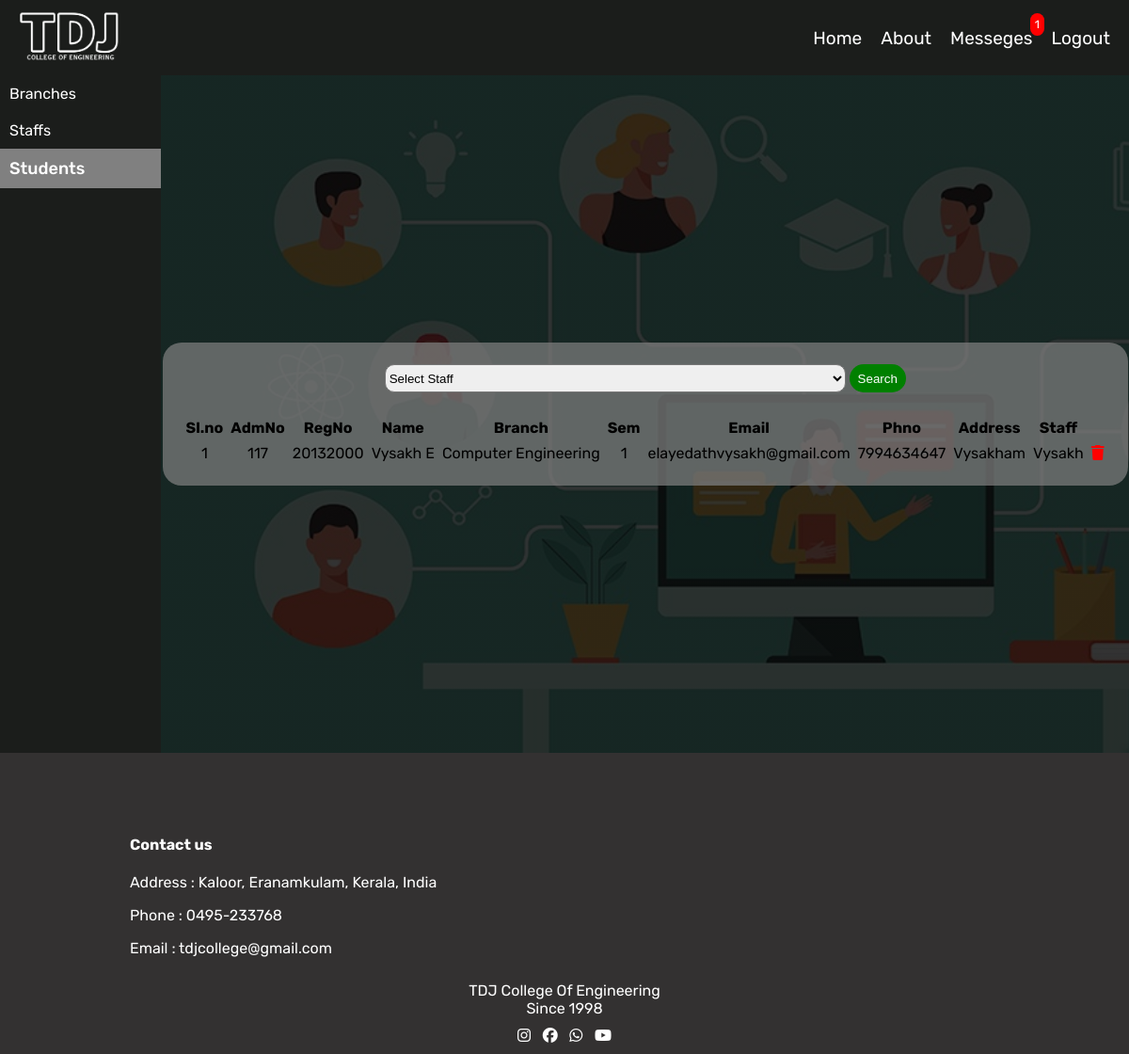
Page /viewstudents (signed in) on the earlier database version.
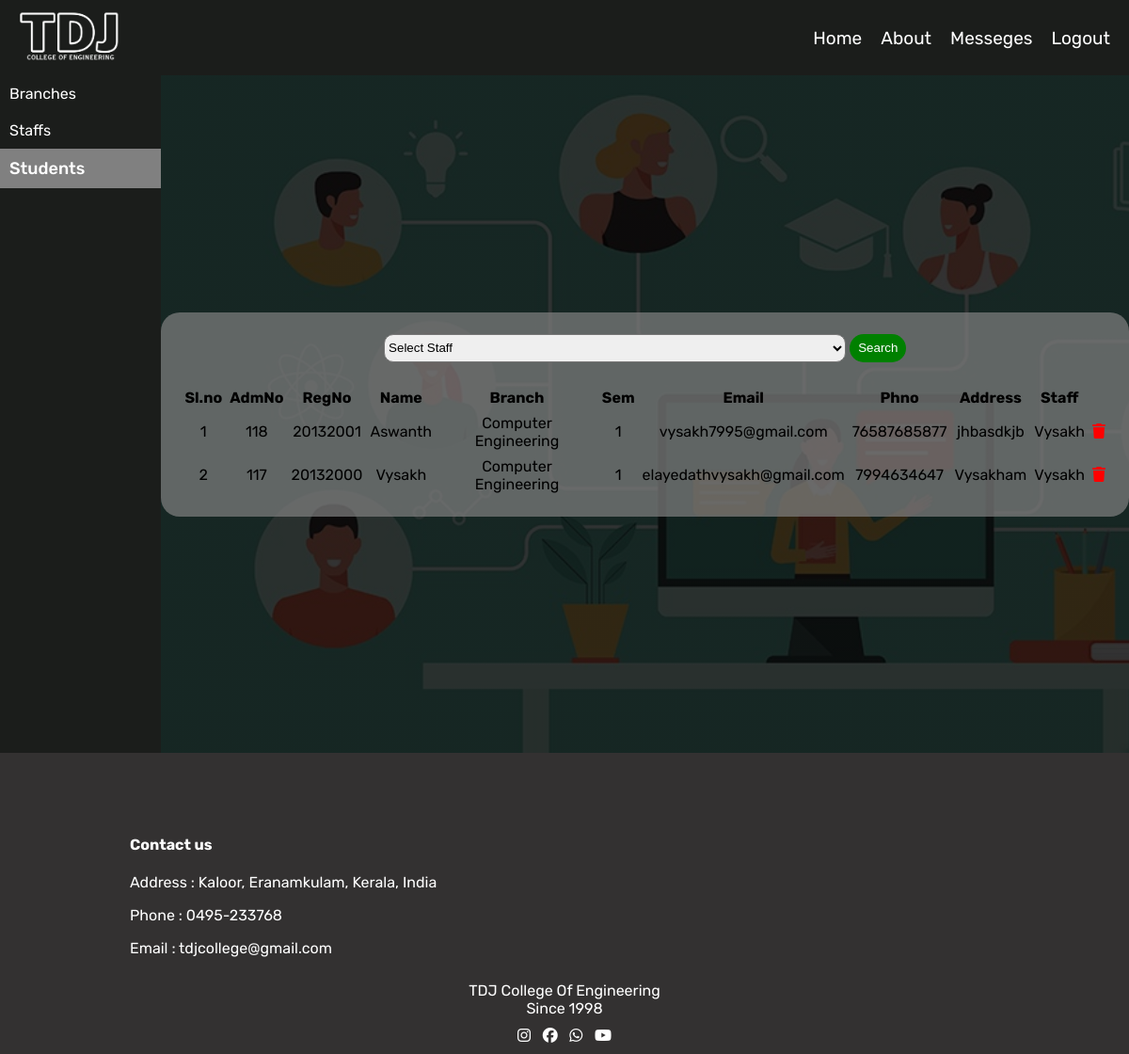
Same page on the later database version.
### app/models.py (models this page shows, shortened)
class Student(models.Model):
    staffname=models.ForeignKey(Staff,on_delete=models.CASCADE)
    bname=models.ForeignKey(Branches,on_delete=models.CASCADE)
    ssem=models.ForeignKey(Sem,on_delete=models.CASCADE)
    stname=models.TextField()
    stregno=models.TextField()
    stadmno=models.TextField()
    stemail=models.TextField()
    stphno=models.TextField()
    staddress=models.TextField()
    stpassword=models.TextField(null=True)
    setnewpsw=models.BooleanField(default=False)

class Branches(models. Model):
    aname=models.ForeignKey(admins,on_delete=models.CASCADE)
    bname=models.TextField()
    status=models.BooleanField(default=True)

class Sem(models.Model):
    semno=models.TextField()

class Staff(models.Model):
    aname=models.ForeignKey(admins,on_delete=models.CASCADE)
    staffname=models.TextField()
    staffemail=models.TextField()
    staffphno=models.TextField()
    staffaddress=models.TextField()
    staffbranch=models.ForeignKey(Branches,on_delete=models.CASCADE)
    staffpassword=models.TextField()
    status=models.BooleanField(default=True)

### app/views.py (the view)
# urls.py: path('viewstudents',views.viewstudents),
def viewstudents(request):
    if 'adm' in request.session:
        staffs=Staff.objects.filter(aname=admins.objects.get(username=request.session['adm']))
        if request.method=='POST':
            staff=request.POST['staff']
            stf=Staff.objects.get(staffname=staff)
            data=Student.objects.filter(staffname=stf)
        else:
            data=Student.objects.all()
        return render(request,'admin/viewstudents.html',{'staffs':staffs,'data':data,'msg_count':countmsg(request)})
    else:
        return redirect(index)

### app/views.py (called while the page is built)
def countmsg(request):
    u_msgs=messeges.objects.filter(read=False)
    msg_len=len(u_msgs)
    return msg_len

### templates/admin/viewstudents.html (shortened to what this page needs)
<!DOCTYPE html>
<html lang="en">
<head>
    {% load static %}
    <link rel="stylesheet" href="{% static 'css/index.css' %}">
</head>
<body>
    <div class="main">
        <div class="nav">
            <div class="navigation" >
                <div class="logo">
                    <a href="../admin_index"><img src="{% static 'images/clogo.png' %}" alt=""></a>
                </div>
                <div class="links">
                    <ul>
                        <a href="../admin_index" class="service"><li>Home</li></a>
                        <a href="" class="service"><li>About</li></a>
                        <a href="../admin_viewmessege" class="service"><li>Messeges</li>{% if msg_count is 0 %}{% else %} <p id="msgcount">{{msg_count}}</p>{% endif %}</a>
                        <a href="../adm_logout" class="service"><li>Logout</li></a>
                    </ul>
                </div>
            </div>
        </div>
        <div class="admin_main">
            <div class="admin_part1">
                <a href="../admbranch"><div class="nav1">
                    Branches
                </div></a>
                <a href="../admstaff"><div class="nav1">
                    Staffs
                </div></a>
                <a href=""><div class="nav1 active">
                    Students
                </div></a>
            </div>
            <div class="admin_part2 admin">
            <div class="cntr">
                <div class="branchadd">
                    <form action="viewstudents" method="POST" >
                        <table>
                            <tr>
                                <td>
                                    <select name="staff" id="" required>
                                        <option value="" disabled selected>Select Staff</option>
                                    </select>
                                    <input type="submit" value="Search">
                                </td>
                            </tr>
                        </table>
                    </form>
                </div>
                <div class="branches">
                    <table cellpadding="3px">
                        <tr>
                            <th>Sl.no</th>
                            <th>AdmNo</th>
                            <th>RegNo</th>
                            <th>Name</th>
                            <th>Branch</th>
                            <th>Sem</th>
                            <th>Email</th>
                            <th>Phno</th>
                            <th>Address</th>
                            <th>Staff</th>
                        </tr>
                        {% for i in data %}
                        <tr>
                        <td>{{forloop.counter}}</td>
                        <td>{{i.stadmno}}</td>
                        <td>{{i.stregno}}</td>
                        <td>{{i.stname}}</td>
                        <td>{{i.bname.bname}}</td>
                        <td>{{i.ssem.semno}}</td>
                        <td>{{i.stemail}}</td>
                        <td>{{i.stphno}}</td>
                        <td>{{i.staddress}}</td>
                        <td>{{i.staffname.staffname}}</td>
                            <td><a href="../deletestudent/{{i.pk}}" onclick="return confirm('Are you sure you want to delete this?')" style="color: red;" title="Delete Student"><i class="fa-solid fa-trash"></i></a></td>
                        </tr>
                        {% endfor %}
                    </table>
                </div>
            </div>
            <div class="messege1"  id="messegediv">
            </div>
            </div>
           </div>
        </div>
        <footer style="margin: 0px;">
            <div class="contact">
                <h4>Contact us</h4>
                <p>Address : Kaloor, Eranamkulam, Kerala, India</p>
                <p>Phone : 0495-233768</p>
                <p>Email : tdjcollege@gmail.com</p>
            </div>
            <div class="clg_name">
                <p>TDJ College Of Engineering</p>
                <p>Since 1998</p>
            </div>
            <div class="icons">
                <div class="icon"><i class="fa-brands fa-instagram"></i></div>
                <div class="icon"><i class="fa-brands fa-facebook"></i></div>
                <div class="icon"><i class="fa-brands fa-whatsapp"></i></div>
                <div class="icon"><i class="fa-brands fa-youtube"></i></div>
            </div>
        </footer>
</body>
</html>

### static/css/index.css (style rules this page uses)
body { margin: 0px; font-family: "Rubik", sans-serif; font-optical-sizing: auto; font-style: normal; }
.main { background-color: rgb(255, 255, 255); }
.nav { position: fixed; top: 0px; width: 100%; z-index: 10; }
.navigation { display: grid; grid-template-areas: 'logo links links links'; height: 80px; background-color: rgb(27, 29, 27); width: 100%; }
.logo { grid-area: logo; display: flex ; align-items: center; }
.logo img { width:150px; filter: invert(100%) brightness(100%) ; }
.links { grid-area: links; display: flex; justify-content: flex-end; }
.links ul { display: flex; justify-content: space-evenly; align-items: center; color: white; }
li { list-style: none; font-size: 19px; margin-right: 20px; }
ul a { text-decoration: none; color: rgb(255, 255, 255); }
footer { margin-top: 20px; background-color: rgb(51, 49, 49); color: white; height: 300px; display: flex; flex-direction: column; align-items: center; justify-content: flex-end; padding: 10px; }
.icons { display: flex; width: 100px; justify-content: space-between; }
.contact { width: 80%; padding-left: 20px; }
.clg_name { display: flex; flex-direction: column; align-items: center; padding: 10px; }
.clg_name p { margin: 0px; }
.admin_main { height: 90vh; margin-top: 80px; display: flex; }
.admin_part1 { height: 90vh; width: 200px; background-color: rgb(27, 29, 27); }
.admin_part1 a { color: white; text-decoration: none; }
.nav1 { padding: 10px; }
.admin_part2 { width: 100%; display: flex; justify-content:center; align-items: center; flex-direction: column; }
.messege1 { margin: 0px; position: absolute; top: 80px; right: 0px; display: flex; justify-content: center; align-items: center; width: 30%; height: 40px; padding: 10px; padding-left: 15px; border-radius: 25px; right: 0px; color: rgb(255, 255, 255); }
select { width: 50%; height: 30px; border-radius: 10px; }
input[type='submit'] { background-color: green; border: none; height: 30px; width: 60px; border-radius: 10px; color: white; }
.branches { display: flex; flex-direction: column; }
.admin_main .admin { background-image:linear-gradient(rgba(0, 0, 0, 0.8), rgba(0, 0, 0, 0.8)), url(../images/1717062061758.jpg); background-repeat: no-repeat; background-size: cover; }
table { text-align: center; width: 100%; }
.admin_main .cntr { background-color: rgba(128, 128, 128, 0.708); padding: 20px; width:fit-content; border-radius: 20px; }
.admin .branchadd input { height: 30px; border-radius: 20px; border: none; }
.admin .branchadd { margin-bottom: 20px; }
.active { font-size: 18px; font-weight: 500; background-color: gray; }

Differences in the rows shown:
removed Student: stadmno "117", stregno "20132000", stname "Vysakh E", bname.bname "Computer Engineering", ssem.semno "1", stemail "elayedathvysakh@gmail.com", stphno "7994634647", staddress "Vysakham", staffname.staffname "Vysakh"
added Student: stadmno "118", stregno "20132001", stname "Aswanth", bname.bname "Computer Engineering", ssem.semno "1", stemail "vysakh7995@gmail.com", stphno "76587685877", staddress "jhbasdkjb", staffname.staffname "Vysakh"
added Student: stadmno "117", stregno "20132000", stname "Vysakh", bname.bname "Computer Engineering", ssem.semno "1", stemail "elayedathvysakh@gmail.com", stphno "7994634647", staddress "Vysakham", staffname.staffname "Vysakh"
Other differences:
{{ msg_count }}: "1" → (not shown)
